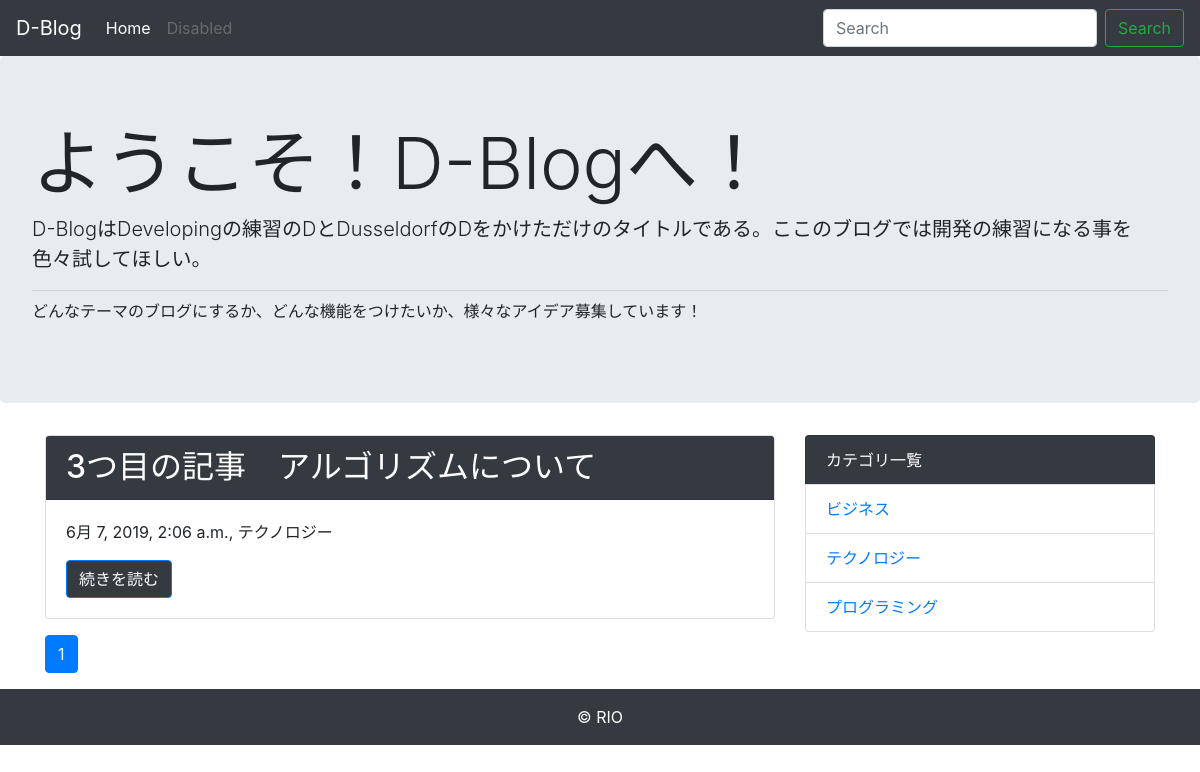
The app's page /category/2/ with its own data.
### blog/models.py (models this page shows, shortened)
class Post(models.Model):
    title = models.CharField('タイトル', max_length=50)
    text = models.TextField('本文')
    created_at = models.DateTimeField('作成日', default=timezone.now)
    category = models.ForeignKey(Category, verbose_name='カテゴリ', on_delete=models.PROTECT)

class Category(models.Model):
    name = models.CharField('カテゴリ名', max_length= 50)
    created_at = models.DateTimeField('作成日', default=timezone.now)
    def __str__(self):
        return self.name

### blog/views.py (the view)
# urls.py: path('category/<int:pk>/', views.CategoryView.as_view(), name='category'),
class CategoryView(generic.ListView):
    model = Post
    paginate_by = 10
    def get_queryset(self):
        category = get_object_or_404(Category, pk=self.kwargs['pk'])
        queryset = Post.objects.order_by('-created_at').filter(category=category)
        return queryset

### blog/context_processors.py (called while the page is built)
def common(request):
    context = {
        'category_list': Category.objects.all(),
    }
    return context

### blog/templatetags/mytag.py (called while the page is built)
@register.simple_tag
def url_replace(request, field, value):
    url_dict = request.GET.copy()
    url_dict[field] = value
    return url_dict.urlencode()

### blog/templates/blog/post_list.html
{% extends 'blog/base.html' %}
{% block content %}
{% for post in post_list %}
<div class="card mb-3">
    <h2 class="card-header bg-dark text-white">{{post.title}}</h4>
    <div class="card-body">
        <p>{{ post.created_at}}, {{ post.category }}</p>
        <a href="{% url 'blog:detail' post.pk %}" class="btn btn-primary bg-dark">続きを読む</a>
    </div>
</div>
{% endfor %}
{% include 'blog/page.html' %}
{% endblock %}

### blog/templates/blog/base.html (shortened to what this page needs)
<!doctype html>
<html lang="ja">
  <head>
    <link rel="stylesheet" href="https://maxcdn.bootstrapcdn.com/bootstrap/4.0.0-beta.2/css/bootstrap.min.css">
  </head>
  <body>
      <nav class="navbar navbar-expand-lg navbar-dark bg-dark">
          <a class="navbar-brand" href="#">D-Blog</a>
          <div class="collapse navbar-collapse" id="navbarSupportedContent">
            <ul class="navbar-nav mr-auto">
              <li class="nav-item active">
                <a class="nav-link" href="{% url 'blog:index' %}">Home</a>
              </li>
              <li class="nav-item">
                <a class="nav-link disabled" href="#">Disabled</a>
              </li>
            </ul>
            <form class="form-inline my-2 my-lg-0" method="GET" action="{% url 'blog:index' %}">
              <input class="form-control mr-sm-2" type="text" placeholder="Search" aria-label="Search" name="keyword">
              <button class="btn btn-outline-success my-2 my-sm-0" type="submit">Search</button>
            </form>
          </div>
        </nav>
        <div class="jumbotron">
            <h1 class="display-3">ようこそ！D-Blogへ！</h1>
            <p class="lead">D-BlogはDevelopingの練習のDとDusseldorfのDをかけただけのタイトルである。ここのブログでは開発の練習になる事を色々試してほしい。</p>
            <hr class="my-2">
            <p>どんなテーマのブログにするか、どんな機能をつけたいか、様々なアイデア募集しています！</p>
        </div>
    <div class="container">
      <div class="row">
        <div class="col-md-8">
            {% block content %}
            {% endblock %}
        </div>
        <div class="col-md-4">
        <ul class="list-group">
            <li class="list-group-item bg-dark text-white">カテゴリ一覧</li>
            {% for category in category_list%}
            <li class="list-group-item"><a href='{%url "blog:category" category.pk%}'>{{category}}</a></li>
            {% endfor %}
          </ul>
        </div>
      </div>
    </div>
    <footer class="bg-dark text-white text-center py-3">
      &copy RIO
    </footer>
  </body>
</html>

### records on screen
Post: title "3つ目の記事 アルゴリズムについて", created_at "6月 7, 2019, 2:06 a.m.", category "テクノロジー"
Category: name "ビジネス"
Category: name "テクノロジー"
Category: name "プログラミング"

### other values on screen
{{ link_page }} "1"
